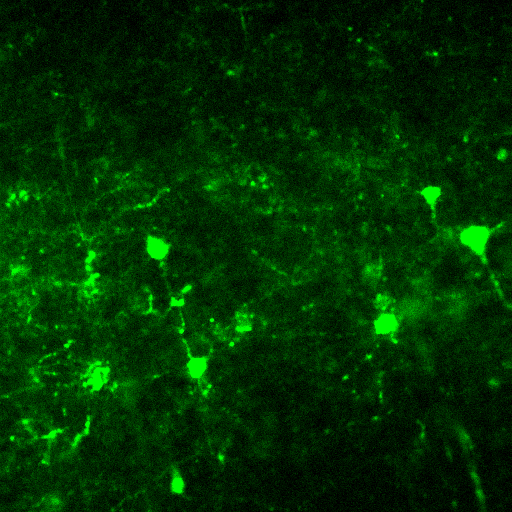
#> input picture temp_img.png, 512 x 512 px
$ python findcells.py
#> lines starting #> are read from the running program, lines starting #| are printed output that depends on the picture; after the words box and inside, x2 and y2 are one past the last pixel; in counts of white or black regions, pixels touching at a corner belong together
# find cell contours

import cv2
import numpy as np

raw_image = cv2.imread('temp_img.png',0)
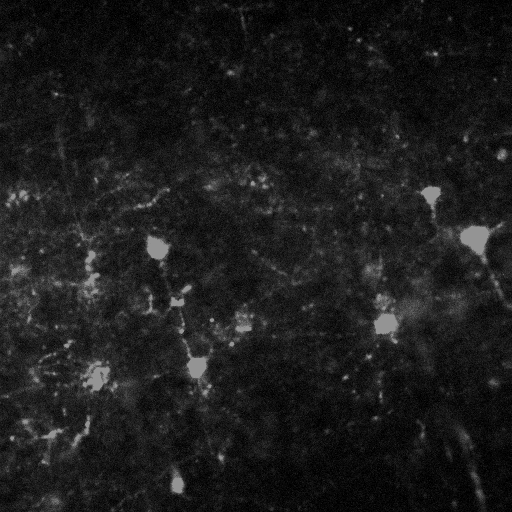
#> raw_image: shape (512, 512); min 0, max 148, mean 28.2
threshold_coefficient = 0.5
while threshold_coefficient < 30:
    # th3 = cv.adaptiveThreshold(img,255,cv.ADAPTIVE_THRESH_GAUSSIAN_C,cv.THRESH_BINARY,11,2)
    # np.mean(raw_image)*threshold_coefficient,
    thresholded = cv2.adaptiveThreshold(raw_image,255,cv2.ADAPTIVE_THRESH_MEAN_C,cv2.THRESH_BINARY,99,5)
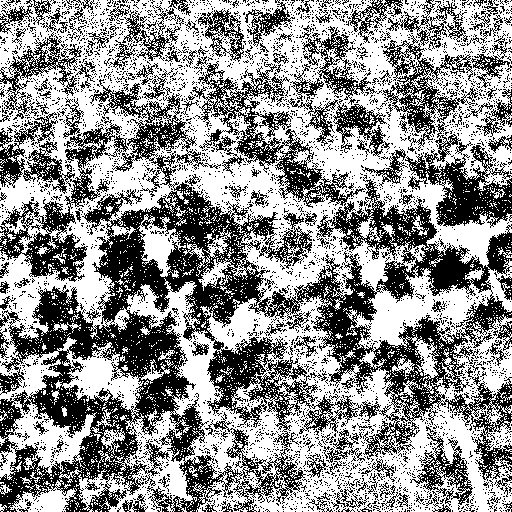
#> thresholded: shape (512, 512); 56.6% white; 4049 black regions (3900 under 20 px)
    cv2.imshow("After Threshold Template", thresholded)
    cv2.waitKey(0)
    cv2.destroyAllWindows()

    #Gaussian Blur
    thresholded = cv2.GaussianBlur(thresholded,(25,25),0)
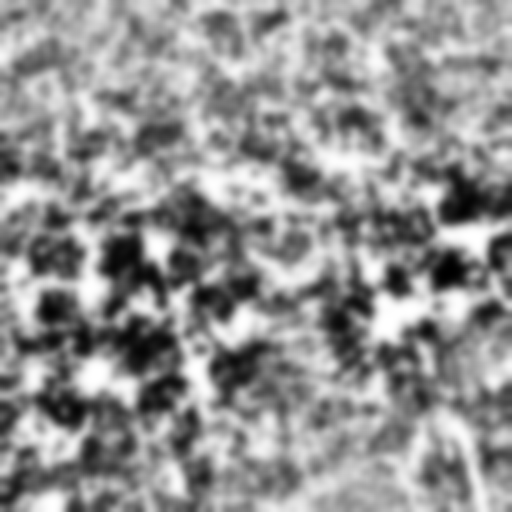
#> thresholded: shape (512, 512); min 0, max 255, mean 144.4
    cv2.imshow("Blur", thresholded)
    cv2.waitKey(0)
    cv2.destroyAllWindows()

    contours, hierarchy = cv2.findContours(thresholded,cv2.RETR_TREE,cv2.CHAIN_APPROX_SIMPLE)
#> contours = 2 contours; box (x1, y1, x2, y2) and area: (0, 0, 512, 512) 261121, (442, 266, 455, 278) 77
    print(contours)
#> (printed output is left out)
    print(hierarchy)
#| [[[-1 -1  1 -1]
#|   [-1 -1 -1  0]]]
    cv2.drawContours(raw_image, contours, -1, (255,255,255), 2)
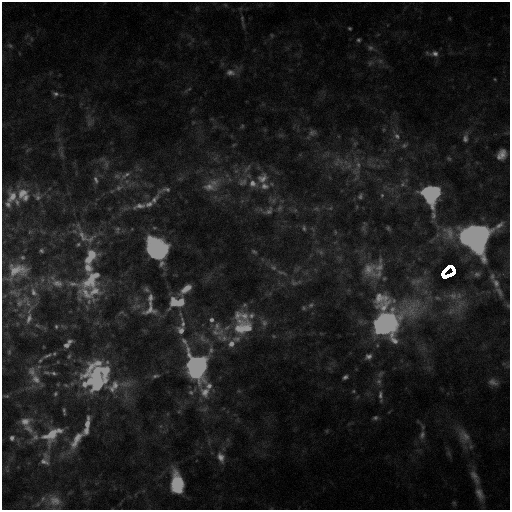
#> raw_image: shape (512, 512); 1.6% of pixels changed, all inside (x1, y1, x2, y2) = (0, 0, 512, 512)

    for cnt in contours:
        (x,y),radius = cv2.minEnclosingCircle(cnt)
        if cv2.contourArea(cnt) < 8000 and cv2.contourArea(cnt) > 2500 and cv2.contourArea(cnt) > (3.14*radius*radius*0.6):
            print("Cell Detected")
            cv2.drawContours(raw_image, cnt, -1, (255,255,255), 3)
            M = cv2.moments(cnt)
            cx = int(M['m10']/M['m00'])
            cy = int(M['m01']/M['m00'])
            centroids.append([cx, cy])
            cv2.circle(raw_image, (cx, cy), 1, (200,200,200), thickness = 2)
#> this loop made 2 passes
#> (cnt, x, y, radius) on pass 1: ([[0, 0], [0, 511], [511, 511], [511, 0]], 255.5, 255.5, 361.3)
#> (x, y, radius) on pass 2: (447.7, 271.6, 6.52)

    cv2.imshow("Contours Threshold at %f"%(threshold_coefficient), raw_image)
    cv2.waitKey(0)
    cv2.destroyAllWindows()

    threshold_coefficient = threshold_coefficient + 1
    # [65 lines of commented-out code are left out]
